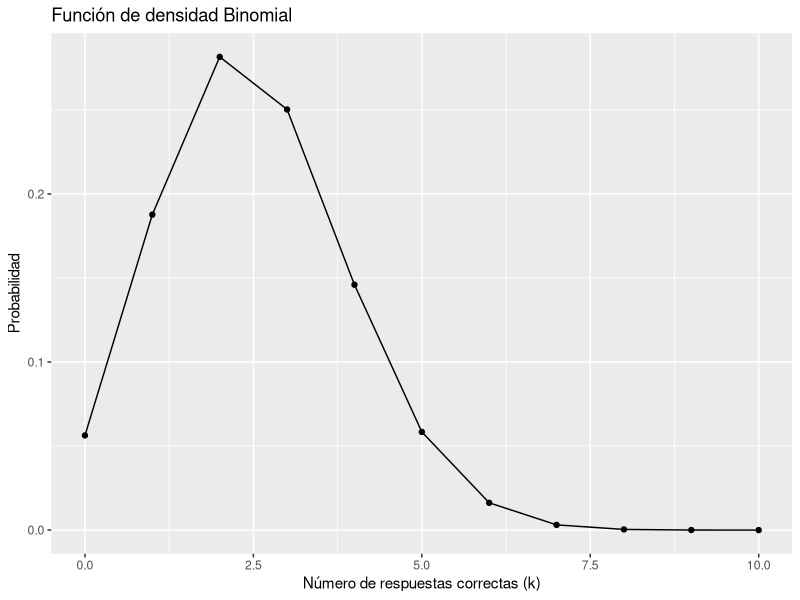
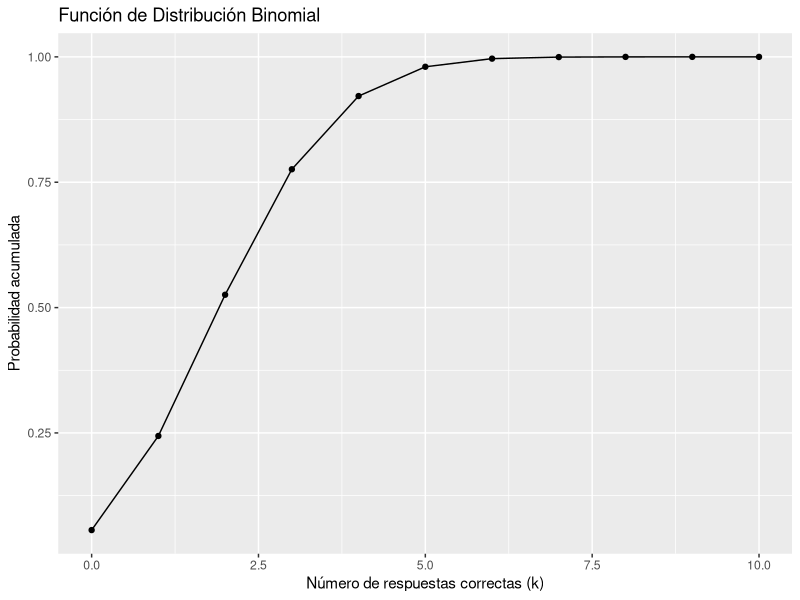
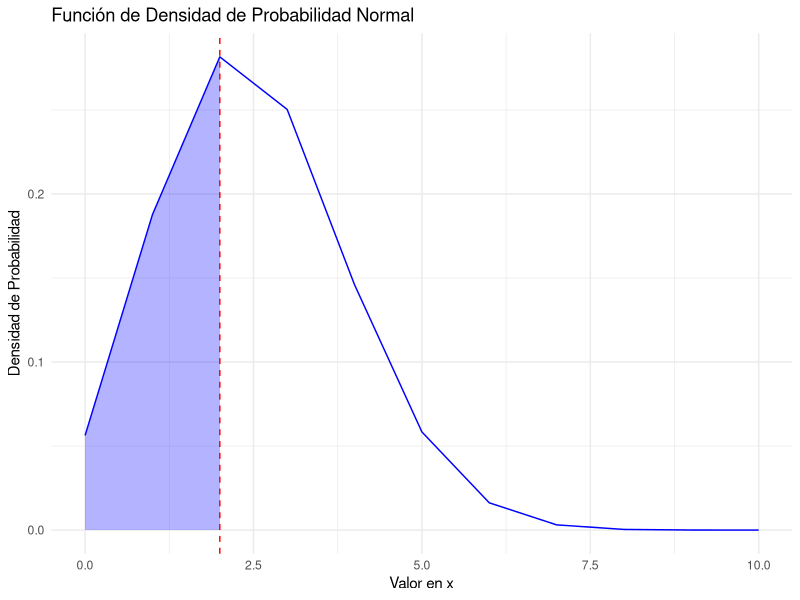
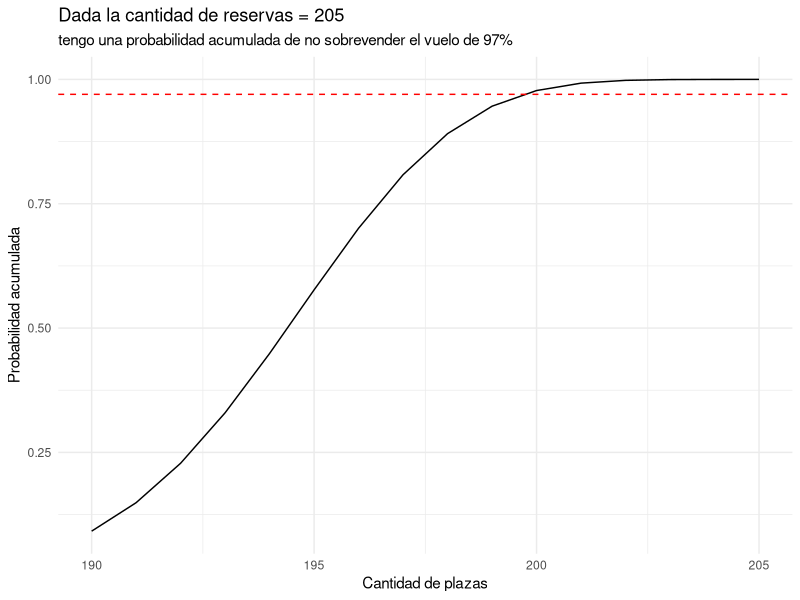
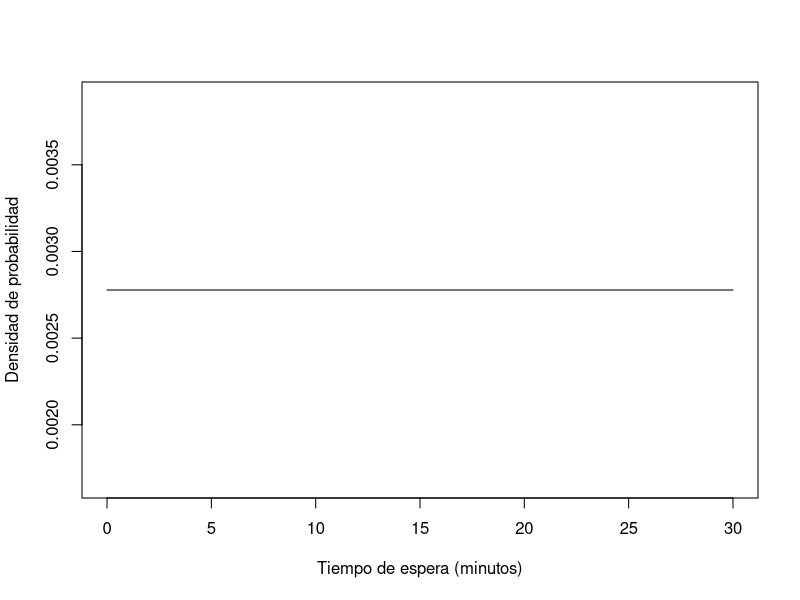
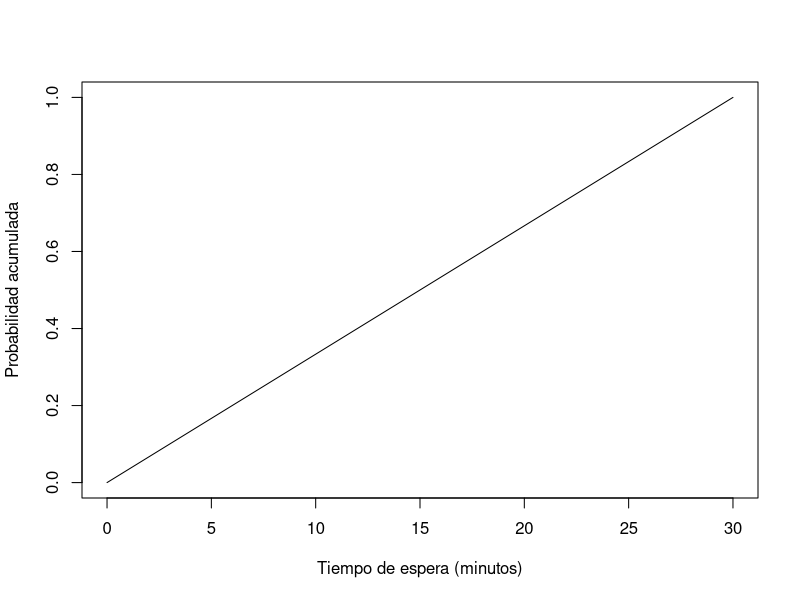
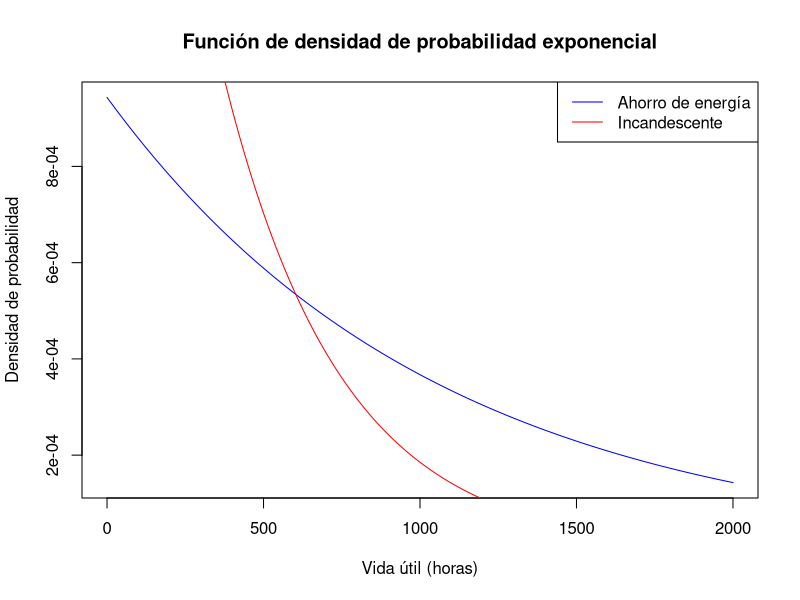
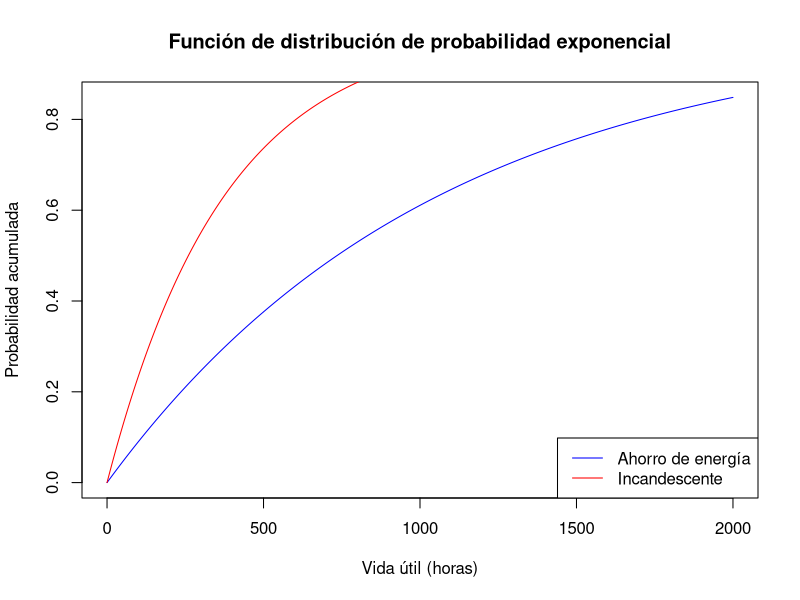

Source code (R) for these figures, in order:
## ---- chunk 1
# Es una distribución binomial con variable aleatoria "Número de respuestas correctas"
# Pero para hacer el calculo general necesito estudiar la variable aleatoria "puntaje total" siendo esta: X = k - (1/4) * (10 - k) donde k es el numero de rtas correctas. 
## ---- chunk 2
library(ggplot2)
n <- 10
p <- 1/4
k_values <- 0:n
binom_probs <- dbinom(k_values, size = n, prob = p)
binom_data <- data.frame(k_values, binom_probs)
ggplot(binom_data, aes(x = k_values, y = binom_probs)) +
  geom_point() +
  geom_line() +
  labs(title = "Función de densidad Binomial",
       x = "Número de respuestas correctas (k)",
       y = "Probabilidad")

binom_cdf <- pbinom(k_values, size = n, prob = p)
binom_cdf_data <- data.frame(k_values, binom_cdf)
ggplot(binom_cdf_data, aes(x = k_values, y = binom_cdf)) +
  geom_point() +
  geom_line() +
  labs(title = "Función de Distribución Binomial",
       x = "Número de respuestas correctas (k)",
       y = "Probabilidad acumulada")
## ---- chunk 3
qbinom(0.25, size = 10, prob = 0.25, FALSE)
## ---- chunk 4
# asumo que se aprueba con 4
# para aprobar necesito tener 4 puntos en total 
# resuelvo esta ecuación 4 = k - (1/4) * (10 - k) => necesito 6 resp correctas aprox
pbinom(6, size = n, prob = p, lower.tail = FALSE)
## ---- chunk 5
library(dplyr)
data <- data.frame(aciertos = 1:10, prob = dbinom(1:10, size = n, prob = p))
data %>% filter(prob == max(prob))
## ---- chunk 6
library(dplyr)
library(ggplot2)
prob = 0.25

plot_function_densidad <- function(quantil) {
  quantil_r <- qbinom(p = quantil, size = 10, prob = prob)
valores_x <- 0:10
densidad_probabilidad <- dbinom(valores_x,  size = 10, prob = prob)
df <- data.frame(valores_x, densidad_probabilidad)
df_fill <- df %>%
  filter(valores_x <= quantil_r)
ggplot() +
  geom_line(data = df, aes(x = valores_x, y = densidad_probabilidad), color = "blue") +
  geom_area(data = df_fill, aes(x = valores_x, y = densidad_probabilidad), fill = "blue", alpha = 0.3) +
  geom_vline(aes(xintercept = quantil_r), color = "red", linetype = "dashed") +
  labs(
    title = "Función de Densidad de Probabilidad Normal",
    x = "Valor en x",
    y = "Densidad de Probabilidad"
  ) +
  theme_minimal()
}
plot_function_densidad(0.5)
## ---- chunk 7
qbinom(p = 1/3, size = 10, prob = 0.25)
## ---- chunk 8
pbinom(8, 10, 0.4)
pbinom(5, 10, 0.4) - pbinom(2, 10, 0.4)
pbinom(7, 10, 0.4, lower.tail = FALSE)
## ---- chunk 9
1 - pbinom(0, 4, 0.1) # al menos 1 cigarrillo. 
## ---- chunk 10
20/0.1
## ---- chunk 11
# cantidad de temas
## ---- chunk 12
n <- 100   # número de elementos en la población
m <- 60    # número de elementos en la población que tienen la característica de interés
k <- 2     # número de elementos que se extraen de la población
# Calculamos la probabilidad de que se elija al menos uno de los temas que preparó
1 - phyper(0, m, n-m, k)
## ---- chunk 13
phyper(1, m, n-m, k, lower.tail = FALSE)
## ---- chunk 14
phyper(1, 80, n-80, k, lower.tail = FALSE)
## ---- chunk 15
#λ = (1 cliente / 3 minutos) * 5 minutos = 5/3 ≈ 1.67 clientes en 5 minutos
1 - ppois(5, lambda = 1.67)
## ---- chunk 16
#λ = (1 cliente / 3 minutos) * 30 minutos = 30/3 ≈ 10 clientes en 30 minutos
## ---- chunk 17
# necesito la cantidad de reservas tal que el vuelo no este sobrevendido con una probabilidad del 97%
plazas_disponibles <- 200
# testeo que valor cumple esa condición
data <- data.frame(
  cantidad_reservas = plazas_disponibles:215, 
  plazas_esperadas = qbinom(0.97, size = plazas_disponibles:215, 0.95)
)
data
# => reservas = 205
# viendolo graficamente 
library(ggplot2)
data <- data.frame(
  reservas = 190:205,
  probabilidad_acumulada = pbinom(190:205, size = 205, prob = 0.95)
)

# Crear el gráfico con ggplot2
ggplot(data, aes(x = reservas, y = probabilidad_acumulada)) +
  geom_line() +
  geom_hline(yintercept = 0.97, linetype = "dashed", color = "red") +
  labs(
    title = "Dada la cantidad de reservas = 205", 
    subtitle = "tengo una probabilidad acumulada de no sobrevender el vuelo de 97%",
       x = "Cantidad de plazas",
       y = "Probabilidad acumulada"
  ) +
  theme_minimal()






## ---- chunk 18
dpois(0, 3)
## ---- chunk 19
ppois(6, 6) - ppois(1, 6)
## ---- chunk 20
# x es el número de elementos de interés que se extraen (en este caso, 3 machos y 2 hembras).
# m es el número de elementos de interés en la población (en este caso, el número de machos, que es 10).
# n es el número de elementos que no son de interés en la población (en este caso, el número de hembras, que es 8).
# k es el número de elementos que se extraen (en este caso, 5).
dhyper(x = 3, m = 10, n = 8, k = 5)
## ---- chunk 21
# Probabilidades
prob_ganar <- 1/37
prob_perder <- 36/37

# Ganancias y pérdidas
ganancia <- 175
perdida <- -5

# Beneficio esperado por tirada
beneficio_esperado_tirada <- (prob_ganar * ganancia) + (prob_perder * perdida)

# Beneficio esperado después de 100 jugadas
beneficio_esperado_100 <- beneficio_esperado_tirada * 100
beneficio_esperado_100

## ---- chunk 22
#el tiempo de espera en minutos hasta la próxima salida del micro
## ---- chunk 23
# Función de densidad
x <- seq(0, 30, length=1000) # Valores de x en el rango [0, 360]
y <- dunif(x, min=0, max=360) # Función de densidad uniforme
plot(x, y, type="l", xlab="Tiempo de espera (minutos)", ylab="Densidad de probabilidad")

# Función de distribución acumulada
z <- punif(x, min=0, max=30) # Función de distribución uniforme
plot(x, z, type="l", xlab="Tiempo de espera (minutos)", ylab="Probabilidad acumulada")

## ---- chunk 24
#  30 minutos
## ---- chunk 25
punif(10, min = 0, max = 30)
## ---- chunk 26
punif(20, min = 0, max = 30) - punif(15, min = 0, max = 30)
## ---- chunk 27
dunif(11.5, min = 0, max = 30)
## ---- chunk 28
# vida útil en horas de las bombillas.
## ---- chunk 29
# Datos de vida útil de las bombillas
vida_util_ahorro_energia <- c(800, 1200, 1100, 900, 1500, 1000, 1300, 850, 950, 1000)
vida_util_incandescente <- c(400, 300, 200, 500, 350, 600, 250, 400, 450, 300)

# Función de densidad de probabilidad exponencial
pdf_exponencial <- function(x, lambda) {
  return(lambda * exp(-lambda * x))
}

# Función de distribución de probabilidad exponencial
cdf_exponencial <- function(x, lambda) {
  return(1 - exp(-lambda * x))
}

# Parámetro lambda para la distribución exponencial
lambda_ahorro_energia <- 1/mean(vida_util_ahorro_energia)
lambda_incandescente <- 1/mean(vida_util_incandescente)

# Rango de valores para la función de densidad y distribución
rango <- seq(0, 2000, length.out = 500)

# Gráfico de la función de densidad de probabilidad exponencial para las bombillas de ahorro de energía
plot(rango, pdf_exponencial(rango, lambda_ahorro_energia), type = "l", col = "blue",
     main = "Función de densidad de probabilidad exponencial", xlab = "Vida útil (horas)", ylab = "Densidad de probabilidad")
lines(rango, pdf_exponencial(rango, lambda_incandescente), col = "red")
legend("topright", legend = c("Ahorro de energía", "Incandescente"), col = c("blue", "red"), lty = 1)

# Gráfico de la función de distribución de probabilidad exponencial para las bombillas de ahorro de energía
plot(rango, cdf_exponencial(rango, lambda_ahorro_energia), type = "l", col = "blue",
     main = "Función de distribución de probabilidad exponencial", xlab = "Vida útil (horas)", ylab = "Probabilidad acumulada")
lines(rango, cdf_exponencial(rango, lambda_incandescente), col = "red")
legend("bottomright", legend = c("Ahorro de energía", "Incandescente"), col = c("blue", "red"), lty = 1)

## ---- chunk 30
lambda_bajo_consumo <- 1/10000
lambda_incandescencia <- 1/1000
media_bajo_consumo <- 1/lambda_bajo_consumo
media_incandescencia <- 1/lambda_incandescencia
mediana_bajo_consumo <- log(2)/lambda_bajo_consumo
mediana_incandescencia <- log(2)/lambda_incandescencia
## ---- chunk 31
anio <- 365*4 #1460 horas
1 - pexp(anio, lambda_bajo_consumo)
1 - pexp(anio, lambda_incandescencia)
## ---- chunk 32
#Para resolver este problema, podemos utilizar la distribución de Poisson, que es #adecuada para modelar eventos que ocurren de manera aleatoria e independiente en #un espacio fijo. 
#
lambda <- 0.5 # bombas
dpois(0, lambda)

## ---- chunk 33
media <- 3
desviacion_estandar <- 3
probabilidad_a <- pnorm(5, mean = media, sd = desviacion_estandar) - pnorm(2, mean = media, sd = desviacion_estandar)
probabilidad_a
probabilidad_b <- 1 - pnorm(3, mean = media, sd = desviacion_estandar)
probabilidad_b
probabilidad_c <- pnorm(-2, mean = media, sd = desviacion_estandar)
probabilidad_c
## ---- chunk 34
p <- 0.1  # Probabilidad de éxito
1/p
## ---- chunk 35
k <- 1   # Número de éxitos que nos interesa calcular
dbinom(k, size = 1, prob = p)
## ---- chunk 36
media <- 1
desv <- sqrt(5)
prob <- 0.28
x = 1
z = 0
while(0.28 - z > 0.01) {
  x <- x + 0.01
  z <- pnorm(x, mean = media, sd = desv) - pnorm(0, mean = media, sd = desv)
}
x
pnorm(1 + x, mean = media, sd = desv) - pnorm(1 - x, mean = media, sd = desv)
## ---- chunk 37
probabilidad <- (60 - 25)/60
probabilidad
## ---- chunk 38
10*probabilidad
## ---- chunk 39
media <- 1.70
x <- 1.80
#z <- (x - media) / sigma
# el valor correspondiente al percentil (1 - 0,12), que es el valor de la variable normal estándar que tiene una probabilidad acumulada del 88%:

z <- qnorm(1 - 0.12)
sigma <- (x - media) / z
x1 <- 1.65
x2 <- 1.75
z1 <- (x1 - media) / sigma
z2 <- (x2 - media) / sigma

p <- pnorm(z2) - pnorm(z1)
p
## ---- chunk 40
n <- 1200
p <- 1/6
1 - pbinom(200, n, p)

simular_lanzamientos <- function(n_lanzamientos) {
  dados <- sample(1:6, n_lanzamientos, replace = TRUE)
  sum(dados == 6)
}
set.seed(123)
n_simulaciones <- 10000
n_lanzamientos <- 1200

resultados <- replicate(n_simulaciones, simular_lanzamientos(n_lanzamientos))

proporcion_mayor_200 <- mean(resultados > 200)
proporcion_mayor_200
## ---- chunk 41
set.seed(123)  # fijar la semilla para replicabilidad

mu <- 3.5
sigma <- 2

muestra_10 <- rnorm(10, mu, sigma)
muestra_100 <- rnorm(100, mu, sigma)
muestra_500 <- rnorm(500, mu, sigma)
muestra_1000 <- rnorm(1000, mu, sigma)
media_10 <- mean(muestra_10)
media_100 <- mean(muestra_100)
media_500 <- mean(muestra_500)
media_1000 <- mean(muestra_1000)

desvio_10 <- sd(muestra_10)
desvio_100 <- sd(muestra_100)
desvio_500 <- sd(muestra_500)
desvio_1000 <- sd(muestra_1000)
## ---- chunk 42

set.seed(123)  # fijar la semilla para replicabilidad

n <- 12
p <- 0.7

muestra_50 <- rbinom(50, n, p)
muestra_500 <- rbinom(500, n, p)
media_muestra_50 <- mean(muestra_50)
desvio_muestra_50 <- sqrt(mean((muestra_50 - media_muestra_50)^2))
media_poblacional <- n * p
desvio_poblacional <- sqrt(n * p * (1 - p))
media_muestra_500 <- mean(muestra_500)
desvio_muestra_500 <- sqrt(mean((muestra_500 - media_muestra_500)^2))
media_muestra_500
media_muestra_50
media_poblacional
library(ggplot2)

datos <- rbind(data.frame(Muestra = "Muestra 50", Valor = muestra_50),
               data.frame(Muestra = "Muestra 500", Valor = muestra_500))

ggplot(datos, aes(x = Valor, fill = Muestra)) +
  geom_histogram(position = "dodge", bins = 10, alpha = 0.5) +
  ggtitle("Comparación de las muestras") +
  xlab("Valor") +
  ylab("Frecuencia") +
  scale_fill_manual(values = c("blue", "red")) +
  theme(plot.title = element_text(hjust = 0.5))

## ---- chunk 43
n <- 18
p <- 0.12
x <- 3

probabilidad <- dbinom(x, n, p)
probabilidad
## ---- chunk 44
n <- 7
p <- 0.12
x <- 1

probabilidad <- dbinom(x, n, p)
probabilidad
## ---- chunk 45
24/p
## ---- chunk 46
22/(1-p)
## ---- chunk 47
n <- 100
p <- 0.8

# a) Entre 10 y 15
p_10_15 <- pbinom(15, n, p) - pbinom(9, n, p)

# b) Más de 8
p_more_than_8 <- 1 - pbinom(8, n, p)

# c) Menos de 8
p_less_than_8 <- pbinom(7, n, p)

p_10_15
p_more_than_8
p_less_than_8
## ---- chunk 48
p <- 0.3 
n <- 2000 
prob <- pbinom(550, n, p)
prob 
## ---- chunk 49
lambda <- 2000 * 0.0001
prob_mayor_2 <- 1 - ppois(2, lambda)
prob_mayor_2
## ---- chunk 50
# Probabilidad de que una variable normal estándar sea superior a 3.
prob_a <- 1 - pnorm(3)
prob_a

# Probabilidad de que una variable distribuida normalmente con un valor esperado igual a 35 y desvío estándar igual a 6 sea superior a 42.
prob_b <- 1 - pnorm((42 - 35) / 6)
prob_b

# Probabilidad de conseguir 10 de cada 10 éxitos en una distribución binomial con probabilidad de ocurrencia igual a 0.80.
prob_c <- dbinom(10, 10, 0.80)
prob_c

# Probabilidad de que 𝑋 > 0,9 donde 𝑋 se distribuye como una uniforme estándar.
prob_d <- 1 - punif(0.9)
prob_d

# Probabilidad de que 𝑋 > 6,5 en una distribución 𝜒^2 con 2 grados de libertad.
prob_e <- 1 - pchisq(6.5, 2)
prob_e
## ---- chunk 51
# Límites correspondientes al 1%, 0.5% y 0.1%.
limite_1 <- qnorm(0.01) 
limite_05 <- qnorm(0.005) 
limite_01 <- qnorm(0.001) 
limite_1
limite_05
limite_01

# Cuartiles expresados en términos de unidades de desvío estándar.
qnorm(0.25)
qnorm(0.75)
## ---- chunk 52
p = 0.8
n = 10
dbinom(10, 10, p)
## ---- chunk 53
p <- 0.5 # Probabilidad de éxito (cara o cruz)
lanzamientos <- 10
rbinom(lanzamientos, 1, p)
## ---- chunk 54

library(dplyr)

iris_df <- iris %>% select(where(is.numeric))
str(iris_df)
summary(iris_df)
rango <- apply(iris_df, 2, function(x) max(x) - min(x))
desvio_estandar <- apply(iris_df, 2, sd)
mad <- apply(iris_df, 2, mad)
iqr <- apply(iris_df, 2, IQR)
coeficiente_variacion <- apply(iris_df, 2, function(x) sd(x) / mean(x))
resultados <- list(
  min = apply(iris_df, 2, min),
  max = apply(iris_df, 2, max),
  media = apply(iris_df, 2, mean),
  cuartiles = apply(iris_df, 2, quantile),
  rango = rango,
  desvio_estandar = desvio_estandar,
  iqr = iqr,
  mad = mad,
  coeficiente_variacion = coeficiente_variacion
)
par(mfrow = c(2, 2))
hist(iris$Sepal.Length, main = "Longitud del sépalo")
hist(iris$Sepal.Width, main = "Ancho del sépalo")
hist(iris$Petal.Length, main = "Longitud del pétalo")
hist(iris$Petal.Width, main = "Ancho del pétalo")

## ---- chunk 55
#data <- read.csv2("data/GSPC.csv", sep = ",", dec = ".")
## ---- chunk 56
str(data)
## ---- chunk 57
# Carga las bibliotecas necesarias
library(dplyr)
library(stats)
library(purrr)
#data <- data %>% select(-Date)
get_stats <- function(x) {
  c(min = min(x),
    max = max(x),
    mean = mean(x),
    q1 = quantile(x, probs = 0.25),
    median = median(x),
    q3 = quantile(x, probs = 0.75),
    range = max(x) - min(x),
    sd = sd(x),
    iqr = IQR(x),
    mad = mad(x),
    cv = sd(x) / mean(x))
}

stats <- data %>% map_dfr(~ get_stats(.)) %>% as.data.frame()
rownames(stats) <- colnames(data)
stats
